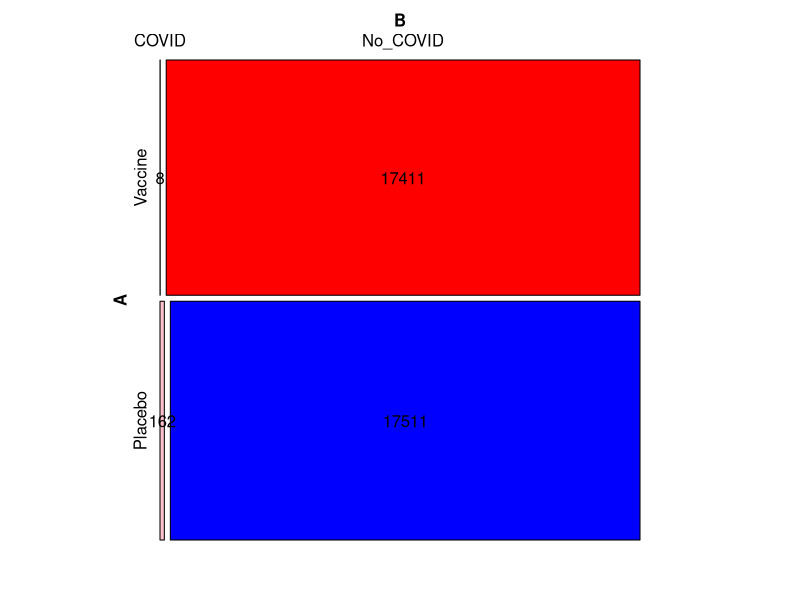
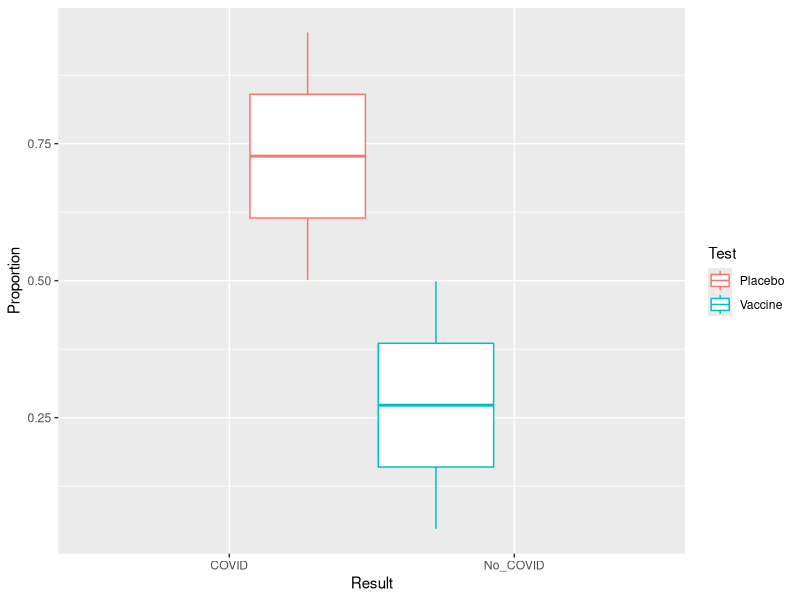

R code for these plots, in order:
library(vcd)
library(tidyverse)
library(reshape2)

data <- read.csv("data.csv")

data_mosaic <- as.matrix(data[, -1])
rownames(data_mosaic) <- data[, 1]

proportion_df <- data.frame(
    Test = data$Test,
    COVID = c((data$COVID[[1]] / (data$COVID[[1]] + data$COVID[[2]])),
              (data$COVID[[2]] / (data$COVID[[1]] + data$COVID[[2]]))),
    No_COVID = c((data$No_COVID[[1]] / (data$No_COVID[[1]] + 
                                        data$No_COVID[[2]])),
                 (data$No_COVID[[2]] / (data$No_COVID[[1]] + 
                                        data$No_COVID[[2]])))
)

mosaic(data_mosaic, gp = gpar(fill = c("lightblue", "pink", "red", "blue")),
       labeling = labeling_values)

proportion_df <- melt(proportion_df, id.vars = "Test", 
                      variable.name = "Result", value.name = "Proportion")

ggplot(data = proportion_df, aes(x = Result, y = Proportion, group = Test)) +
    geom_boxplot(aes(color = Test))
